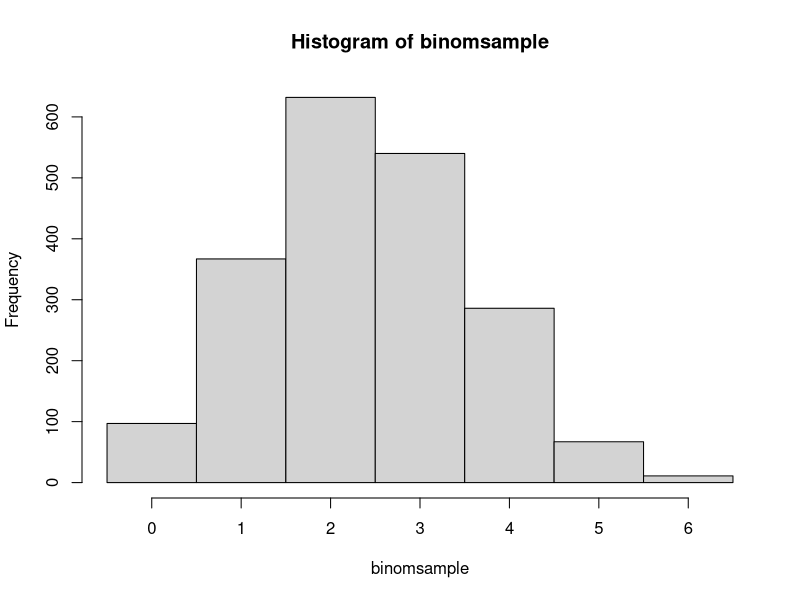

Generate this figure with R:
##### 7 #####
set.seed(01191984)
binomsample <- rbinom(2000, 6, .4)

##### 8 #####
hist(binomsample, seq(-0.5, 6.5, 1))

##### 9 #####
mean(binomsample)

##### 10 #####
sd(binomsample)

##### 11 #####
prob.binomsample <- table(binomsample)/sum(table(binomsample))

cdf.binomsample <- array(1:length(prob.binomsample))
cdf.binomsample <- sapply(1:length(prob.binomsample), function(x) cdf.binomsample[x] <- sum(prob.binomsample[1:x]))

##### 12 #####
min.binomsample <- which.min(cdf.binomsample) - 1
max.binomsample <- which.max(cdf.binomsample) - 1
q1.binomsample <- min(which(cdf.binomsample > 0.25)) - 1
med.binomsample <- min(which(cdf.binomsample > 0.5)) - 1
q3.binomsample <- min(which(cdf.binomsample > 0.75)) - 1

#### 13 #####
quantile(binomsample)
summary(binomsample)
